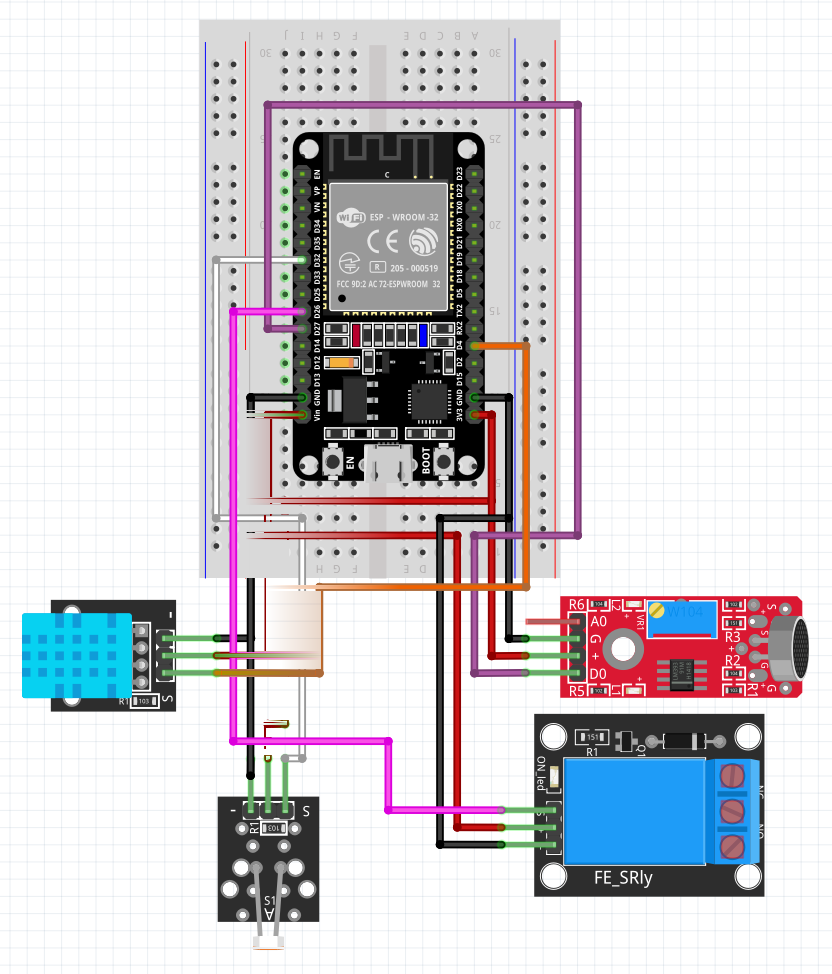
#> input picture scratch/erased_wire.png, 832 x 974 px, found by its file name
$ python draw_orange_wire.py
#> lines starting #> are read from the running program, lines starting #| are printed output that depends on the picture
import os
from PIL import Image, ImageDraw, ImageFont

img_path = r"c:\Users\jacob\Downloads\TFG\Documento final\scratch\erased_wire.png"
dest_path = r"c:\Users\jacob\Downloads\TFG\Documento final\Img\conexion_nodo_ambiente.png"
font_path = r"C:\Windows\Fonts\arial.ttf"

def get_font(size, bold=False):
    try:
        suffix = "bd" if bold else ""
        path = font_path.replace("arial", f"arial{suffix}") if bold else font_path
        if not os.path.exists(path):
            path = font_path
        return ImageFont.truetype(path, size)
    except IOError:
        return ImageFont.load_default()

def draw_wire(draw, points, core_col, border_col):
    for i in range(len(points)-1):
        draw.line([points[i], points[i+1]], fill=border_col, width=8, joint="round")
    for i in range(len(points)-1):
        draw.line([points[i], points[i+1]], fill=core_col, width=6, joint="round")
    for p in [points[0], points[-1]]:
        draw.ellipse([p[0]-3, p[1]-3, p[0]+3, p[1]+3], fill=border_col)

if os.path.exists(img_path):
    img = Image.open(img_path).convert("RGBA")
#> img is the input picture: PIL image 832x974 RGBA; mean R, G, B, A 208, 206.2, 211, 255
    draw = ImageDraw.Draw(img)

    orange_core = (235, 120, 30, 255)
    orange_border = (130, 60, 10, 255)

    # We erased from (215, 400) down to (299, 948).
    # Bottom point: (250, 940)
    # We want to route it to the top left of ESP32, e.g. (330, 220)
    # Let's route it up the left side and bend right.
    points = [
        (250, 940),
        (250, 220),
        (330, 220)
    ]
    draw_wire(draw, points, orange_core, orange_border)

    width, height = img.size
#> width = 832; height = 974

    # Redraw labels
    font_esp = get_font(32, bold=True)
    draw.text((width // 2, 40), "ESP32", fill="black", font=font_esp, anchor="mm")

    font_sensors = get_font(22, bold=True)
    draw.text((120, height - 250), "Sensor DHT11", fill="black", font=font_sensors, anchor="mm")
    draw.text((320, height - 20), "LDR", fill="black", font=font_sensors, anchor="mm")
    draw.text((width - 150, height - 20), "Relé", fill="black", font=font_sensors, anchor="mm")
    draw.text((width - 120, height - 430), "Big Sound", fill="black", font=font_sensors, anchor="mm")

    img.convert("RGB").save(dest_path)
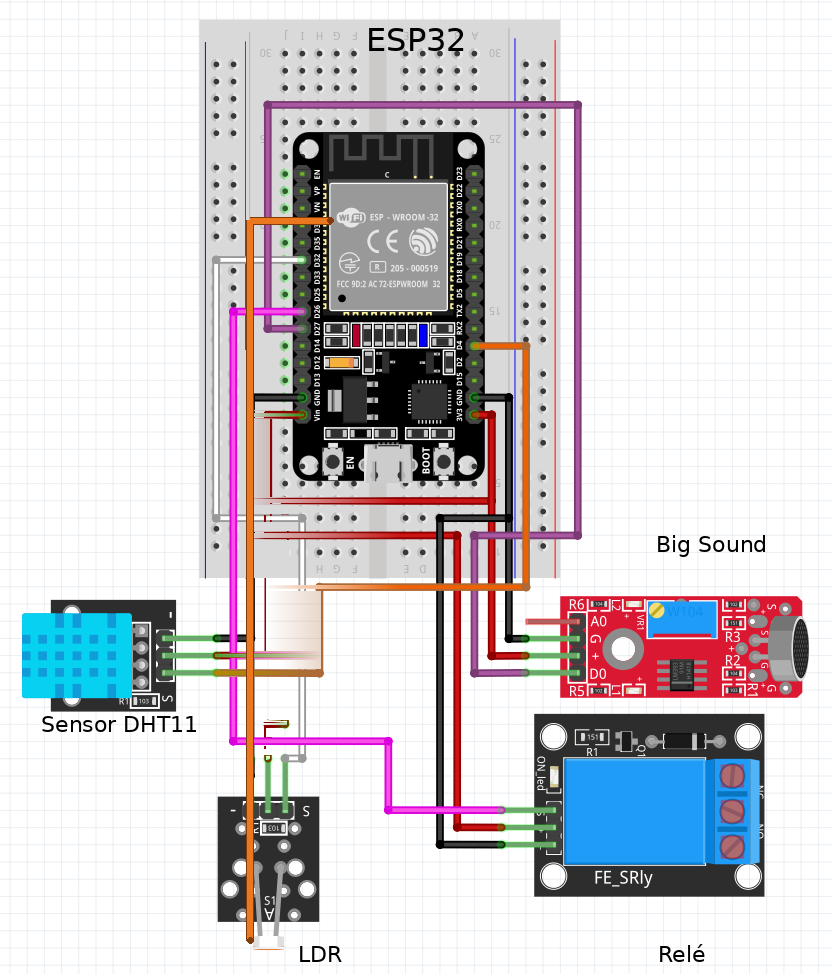
#> saved as conexion_nodo_ambiente.png: PIL image 832x974 RGB; mean R, G, B 207.8, 205.1, 209.4
    print("New wire drawn and labels applied.")

$ run again, with scratch/check_page_58.png copied over scratch/erased_wire.png
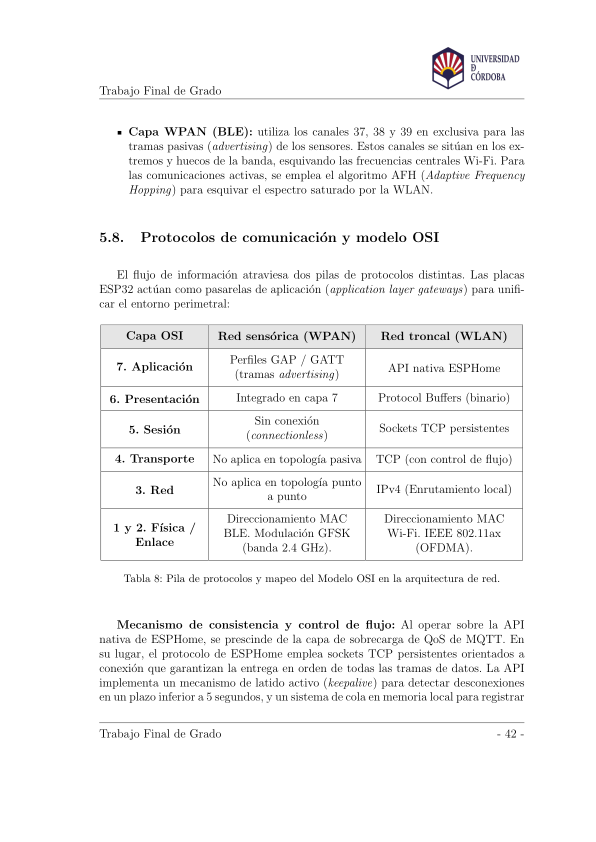
#> input picture scratch/check_page_58.png, 1191 x 1684 px, found by its file name (shown at 1/2 size)
#> `img.convert("RGB").save(dest_path)`:
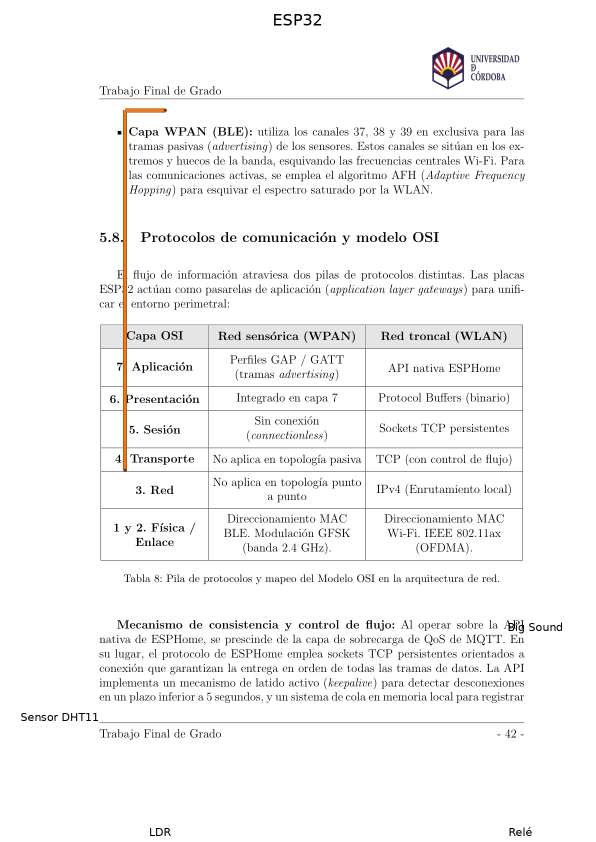
#> saved as conexion_nodo_ambiente.png: PIL image 1191x1684 RGB (shown at 1/2 size); mean R, G, B 245.5, 245.1, 244.9

$ run again, with scratch/check_page_59.png copied over scratch/erased_wire.png
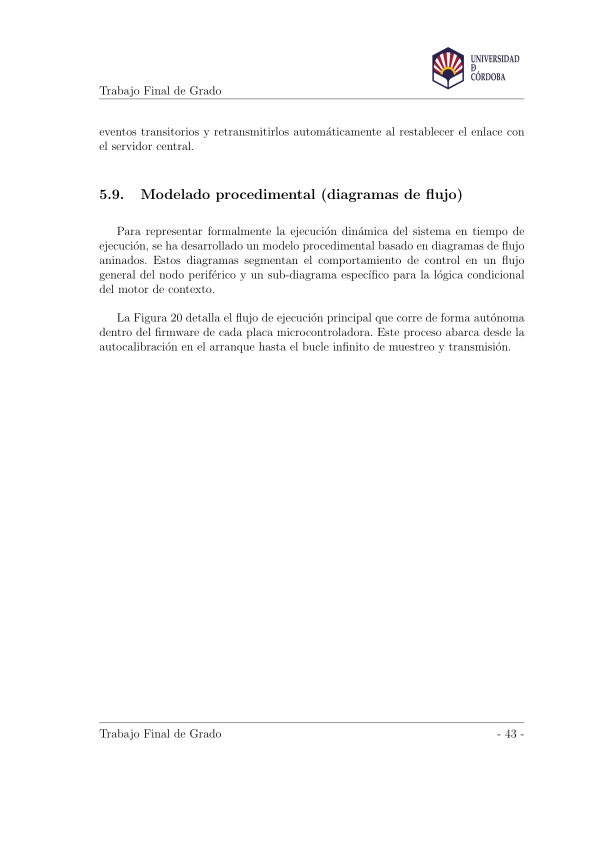
#> input picture scratch/check_page_59.png, 1191 x 1684 px, found by its file name (shown at 1/2 size)
#> `img.convert("RGB").save(dest_path)`:
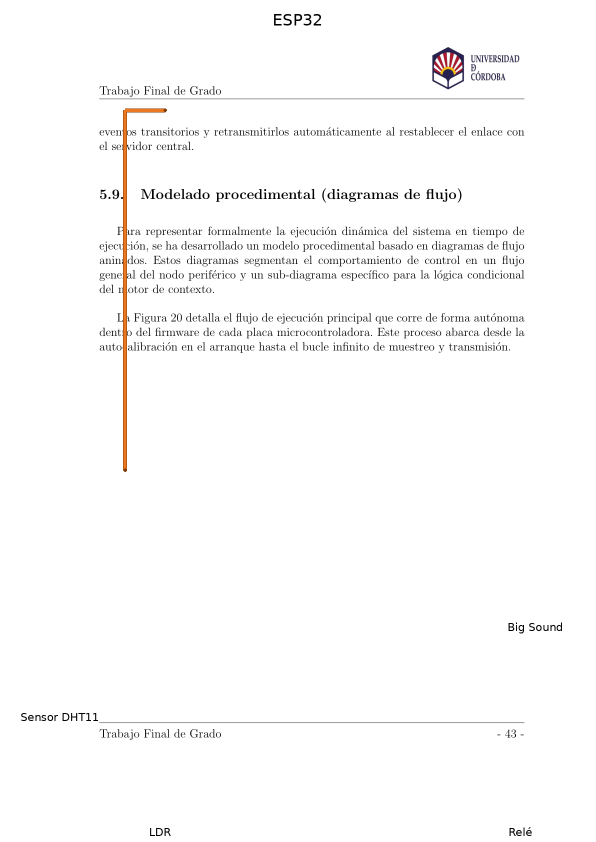
#> saved as conexion_nodo_ambiente.png: PIL image 1191x1684 RGB (shown at 1/2 size); mean R, G, B 250.8, 250.4, 250.2

$ run again, with scratch/check_page_60.png copied over scratch/erased_wire.png
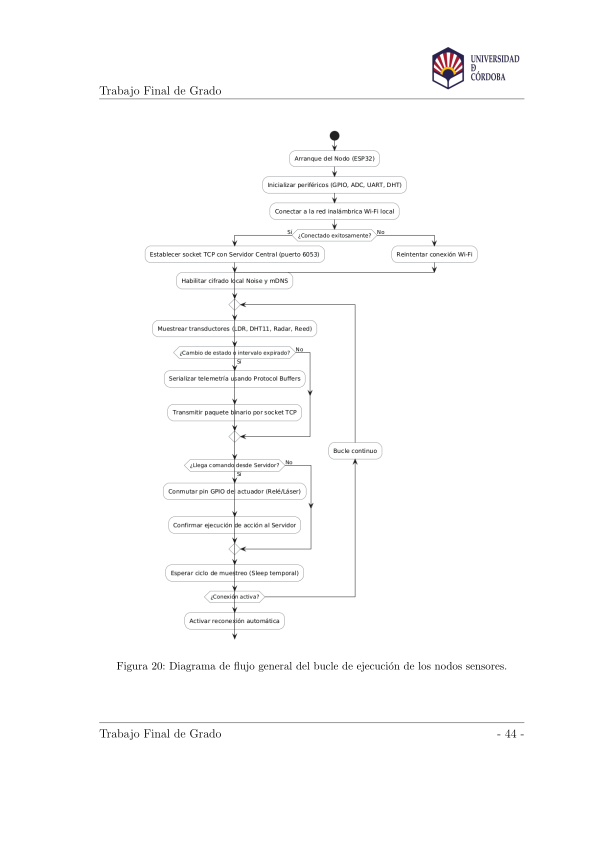
#> input picture scratch/check_page_60.png, 1191 x 1684 px, found by its file name (shown at 1/2 size)
#> `img.convert("RGB").save(dest_path)`:
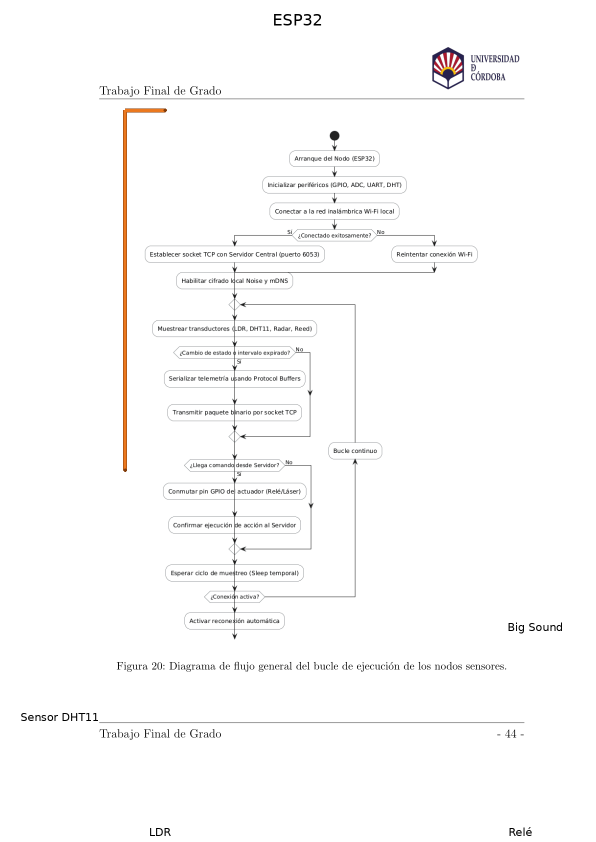
#> saved as conexion_nodo_ambiente.png: PIL image 1191x1684 RGB (shown at 1/2 size); mean R, G, B 251.4, 251, 250.8
